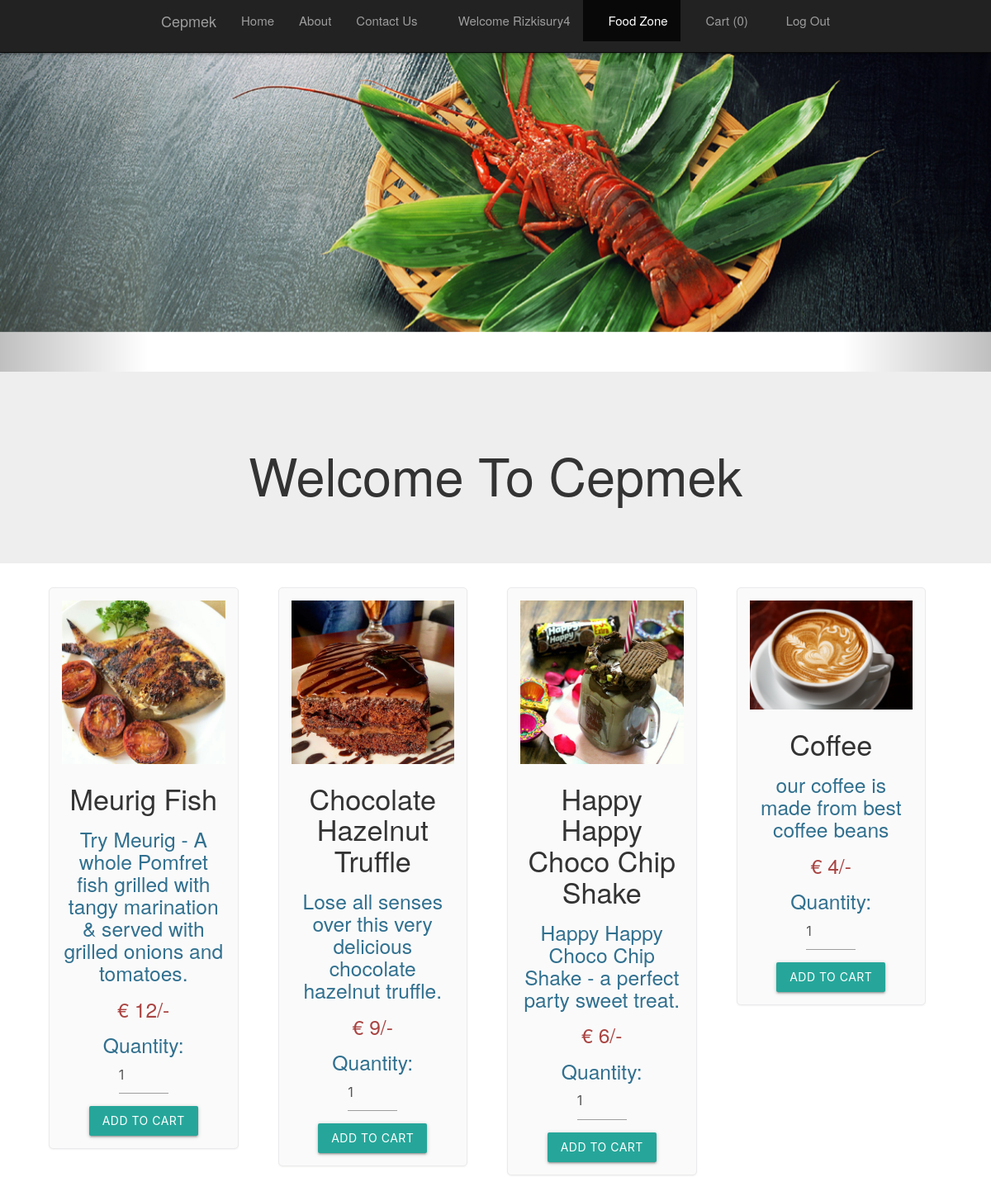
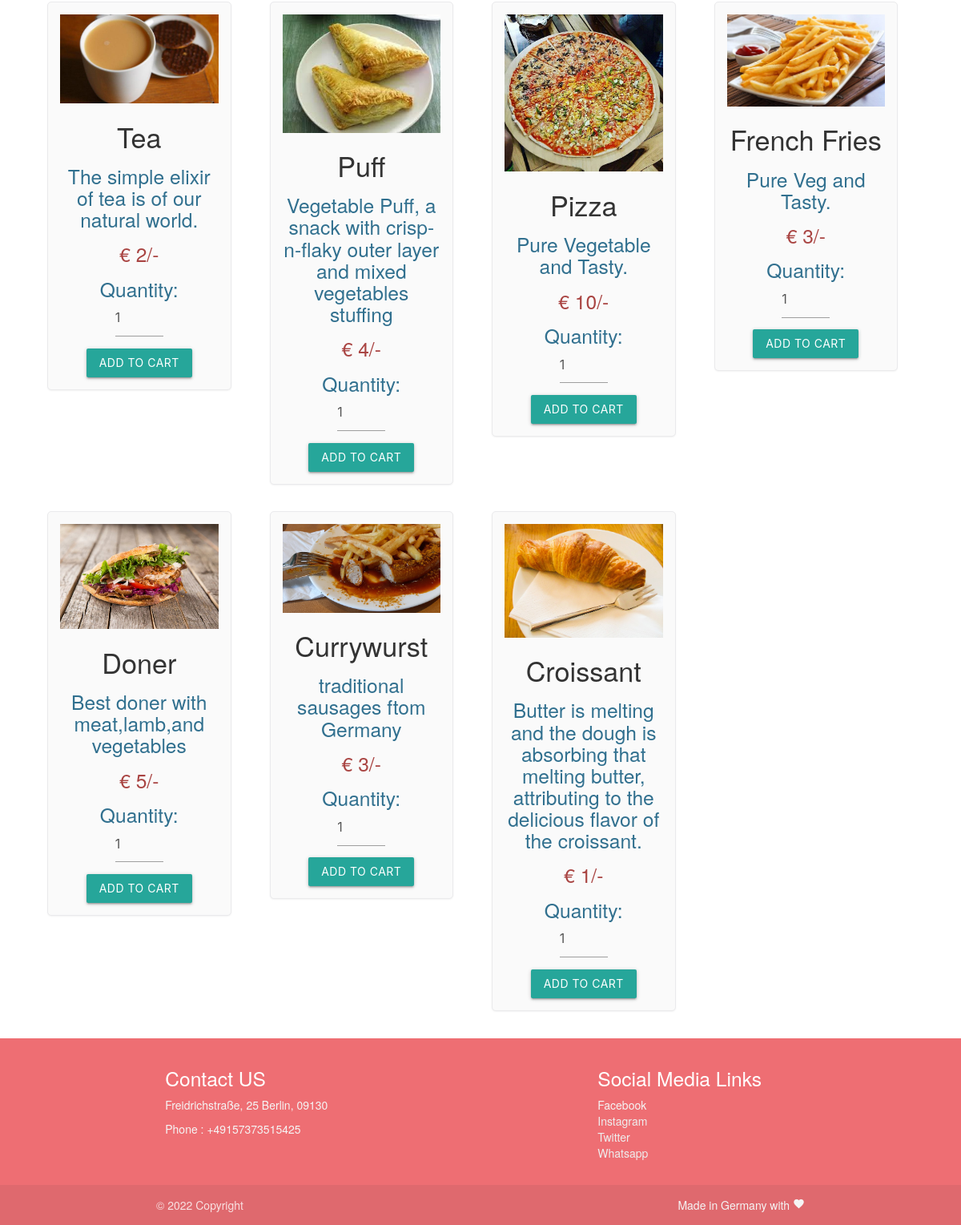
/foodlist.php (signed in), run on the app's committed database (2 pictures, top to bottom).
### tables this page shows
CREATE TABLE `food` (
  `F_ID` int(30) NOT NULL,
  `name` varchar(30) NOT NULL,
  `price` int(30) NOT NULL,
  `description` varchar(200) NOT NULL,
  `R_ID` int(30) NOT NULL,
  `images_path` varchar(200) NOT NULL,
  `options` varchar(10) NOT NULL DEFAULT 'ENABLE'
);

### foodlist.php (the view, shortened to what this page needs)
<html>
  <head>
  </head>
  <link rel="stylesheet" type = "text/css" href ="css/foodlist.css">
  <link rel="stylesheet" type = "text/css" href ="css/bootstrap.min.css">
  <link rel="stylesheet" href="https://cdnjs.cloudflare.com/ajax/libs/materialize/1.0.0/css/materialize.min.css">
  <body>
    <nav class="navbar navbar-inverse navbar-fixed-top navigation-clean-search" role="navigation">
      <div class="container">
        <div class="navbar-header">
          <a class="navbar-brand" href="index.php">Cepmek</a>
        </div>
        <div class="collapse navbar-collapse " id="myNavbar">
          <ul class="nav navbar-nav">
            <li><a href="index.php">Home</a></li>
            <li><a href="aboutus.php">About</a></li>
            <li><a href="contactus.php">Contact Us</a></li>
          </ul>
<?php
if(isset($_SESSION['login_user1'])){
?>
          <ul class="nav navbar-nav navbar-right">
            <li><a href="#"><span class="glyphicon glyphicon-user"></span> Welcome <?php echo $_SESSION['login_user1']; ?> </a></li>
            <li><a href="myrestaurant.php">MANAGER CONTROL PANEL</a></li>
            <li><a href="logout_m.php"><span class="glyphicon glyphicon-log-out"></span> Log Out </a></li>
          </ul>
<?php
}
else if (isset($_SESSION['login_user2'])) {
  ?>
           <ul class="nav navbar-nav navbar-right">
            <li><a href="#"><span class="glyphicon glyphicon-user"></span> Welcome <?php echo $_SESSION['login_user2']; ?> </a></li>
            <li class="active" ><a href="foodlist.php"><span class="glyphicon glyphicon-cutlery"></span> Food Zone </a></li>
            <li><a href="cart.php"><span class="glyphicon glyphicon-shopping-cart"></span> Cart  (<?php
              if(isset($_SESSION["cart"])){
              $count = count($_SESSION["cart"]);
              echo "$count";
            }
              else
                echo "0";
              ?>) </a></li>
            <li><a href="logout_u.php"><span class="glyphicon glyphicon-log-out"></span> Log Out </a></li>
          </ul>
<?php
}
?>
        </div>
      </div>
    </nav>
    <div id="myCarousel" class="carousel slide" data-ride="carousel">
    <ol class="carousel-indicators">
      <li data-target="#myCarousel" data-slide-to="0" class="active"></li>
      <li data-target="#myCarousel" data-slide-to="1"></li>
      <li data-target="#myCarousel" data-slide-to="2"></li>
    </ol>
    <div class="carousel-inner">
      <div class="item active">
      <img src="images/slide002.jpg" style="width:100%;">
      <div class="carousel-caption">
      </div>
      </div>
    </div>
   <a class="left carousel-control" href="#myCarousel" data-slide="prev">
      <span class="glyphicon glyphicon-chevron-left"></span>
    </a>
    <a class="right carousel-control" href="#myCarousel" data-slide="next">
      <span class="glyphicon glyphicon-chevron-right"></span>
    </a>
    </div>
<div class="jumbotron">
  <div class="container text-center">
    <h1>Welcome To Cepmek</h1>
  </div>
</div>
<div class="container" style="width:95%;">
<?php
$conn = Connect();
$sql = "SELECT * FROM FOOD WHERE options = 'ENABLE' ORDER BY F_ID";
$result = mysqli_query($conn, $sql);
if (mysqli_num_rows($result) > 0)
{
  $count=0;
  while($row = mysqli_fetch_assoc($result)){
    if ($count == 0)
      echo "<div class='row'>";
?>
<div class="col-md-3">
<form method="post" action="cart.php?action=add&id=<?php echo $row["F_ID"]; ?>">
<div class="mypanel" align="center";>
<img src="<?php echo $row["images_path"]; ?>" class="img-responsive">
<h4 class="text-dark"><?php echo $row["name"]; ?></h4>
<h5 class="text-info"><?php echo $row["description"]; ?></h5>
<h5 class="text-danger">&#8364; <?php echo $row["price"]; ?>/-</h5>
<h5 class="text-info">Quantity: <input type="number" min="1" max="25" name="quantity" class="form-control" value="1" style="width: 60px;"> </h5>
<input type="submit" name="add" style="margin-top:5px;" class="btn btn-success" value="Add to Cart">
</div>
</form>
</div>
<?php
$count++;
if($count==4)
{
  echo "</div>";
  $count=0;
}
}
?>
</div>
</div>
  <?php
}
?>
</body>
<section class="ffooter">
		<footer class="page-footer">
    <div class="p-3 mb-2 bg-dark text-white">
          <div class="container">
            <div class="row">
              <div class="col l6 s12">
                <h5 class="white-text">Contact US</h5>
                <p class="grey-text text-lighten-4">Freidrichstraße, 25 Berlin, 09130</p>
                <p class="grey-text text-lighten-4">Phone : +49157373515425</p>
              </div>
              <div class="col l4 offset-l2 s12">
                <h5 class="white-text">Social Media Links</h5>
                <ul>
                  <li><a class="grey-text text-lighten-4" href="#!">Facebook</a></li>
                  <li><a class="grey-text text-lighten-3" href="#!">Instagram</a></li>
                  <li><a class="grey-text text-lighten-3" href="#!">Twitter</a></li>
                  <li><a class="grey-text text-lighten-3" href="#!">Whatsapp</a></li>
                </ul>
              </div>
            </div>
          </div>
          <div class="footer-copyright">
            <div class="container">
            © 2022 Copyright
            <a class="grey-text text-lighten-4 right" href="#!">Made in Germany with <span><i class="tiny material-icons">favorite</i></span></a>
            </div>
          </div>
        </footer>
	</section>
</html>

### css/foodlist.css (style rules this page uses)
body,html { height: 100%; }
body { padding-top: 50px; background-image: url('bgimg1.jpg'); background-repeat: repeat; background-size: cover; background-position: center; }
footer { display: block; }
.mypanel { border: 1px solid #eaeaec; margin: -1px 19px 3px -1px; box-shadow: 0 1px 2px rgba(0,0,0,0.05); background-color: #FAFAFA; padding:15px; border-radius: 5px; }
input { border: 5px solid white; }

### data on the page
food: images_path (picture), name "Meurig Fish", description "Try Meurig - A whole Pomfret fish grilled with tangy marination & served with grilled onions and tomatoes.", price "12"
food: images_path (picture), name "Chocolate Hazelnut Truffle", description "Lose all senses over this very delicious chocolate hazelnut truffle.", price "9"
food: images_path (picture), name "Happy Happy Choco Chip Shake", description "Happy Happy Choco Chip Shake - a perfect party sweet treat.", price "6"
food: images_path (picture), name "Coffee", description "our coffee is made from best coffee beans", price "4"
food: images_path (picture), name "Tea", description "The simple elixir of tea is of our natural world.", price "2"
food: images_path (picture), name "Puff", description "Vegetable Puff, a snack with crisp-n-flaky outer layer and mixed vegetables stuffing", price "4"
food: images_path (picture), name "Pizza", description "Pure Vegetable and Tasty.", price "10"
food: images_path (picture), name "French Fries", description "Pure Veg and Tasty.", price "3"
food: images_path (picture), name "Doner", description "Best doner with meat,lamb,and vegetables", price "5"
food: images_path (picture), name "Currywurst", description "traditional sausages ftom Germany", price "3"
food: images_path (picture), name "Croissant", description "Butter is melting and the dough is absorbing that melting butter, attributing to the delicious flavor of the croissant.", price "1"

### other printed values
$_SESSION['login_user2'] "Rizkisury4"
